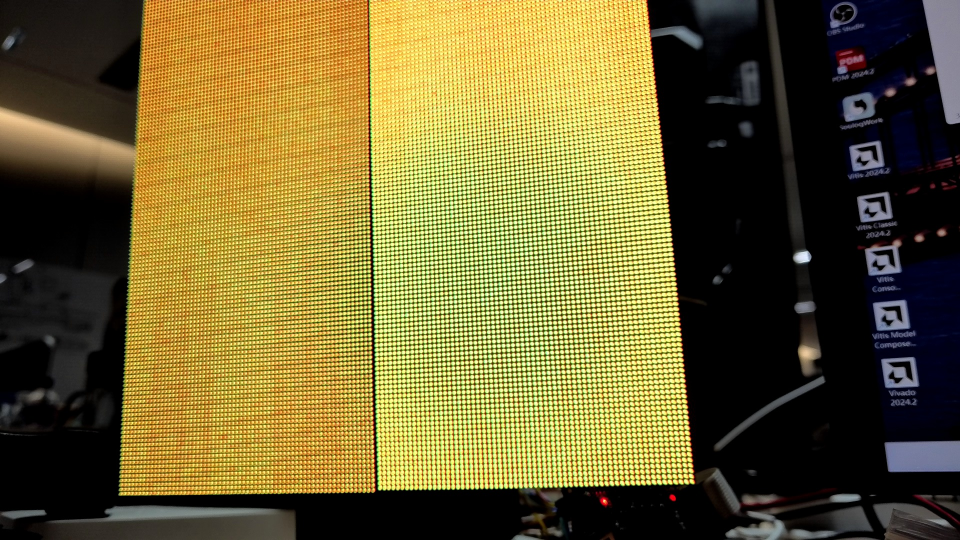
#> input picture tools/_test_GREEN.jpg, 1920 x 1080 px (shown at 1/2 size)
$ python _roi_one.py _test_GREEN.jpg
#> lines starting #> are read from the running program, lines starting #| are printed output that depends on the picture
import cv2, numpy as np, sys
img=cv2.imread(sys.argv[1]).astype(float)
LB=(slice(150,850),slice(780,1140)); RB=(slice(150,850),slice(1320,1680))
l,r=img[LB],img[RB]
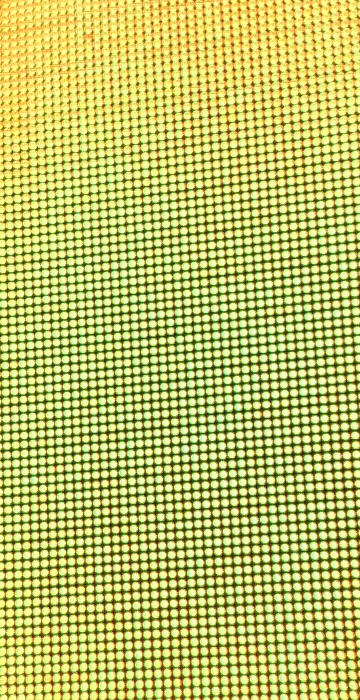
#> l: shape (700, 360, 3) float64; mean B, G, R 98.6, 191.2, 187
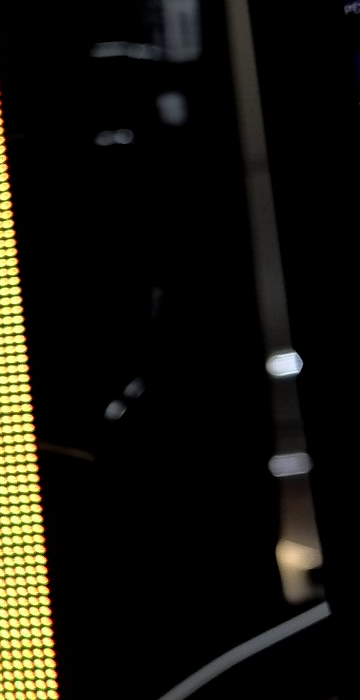
#> r: shape (700, 360, 3) float64; mean B, G, R 12.5, 19.8, 20.8
lb,lg,lr=[l[:,:,i].mean() for i in range(3)]
#> lb = 98.57; lg = 191.2; lr = 187
rb,rg,rr=[r[:,:,i].mean() for i in range(3)]
#> rb = 12.51; rg = 19.79; rr = 20.79
print(f'L BGR=({lb:.0f},{lg:.0f},{lr:.0f})  R BGR=({rb:.0f},{rg:.0f},{rr:.0f})  L/R(gray)={l.mean()/r.mean():.2f}  L/R(G)={lg/rg:.2f}')
#| L BGR=(99,191,187)  R BGR=(13,20,21)  L/R(gray)=8.98  L/R(G)=9.66

$ run again, on tools/_chess_now.jpg
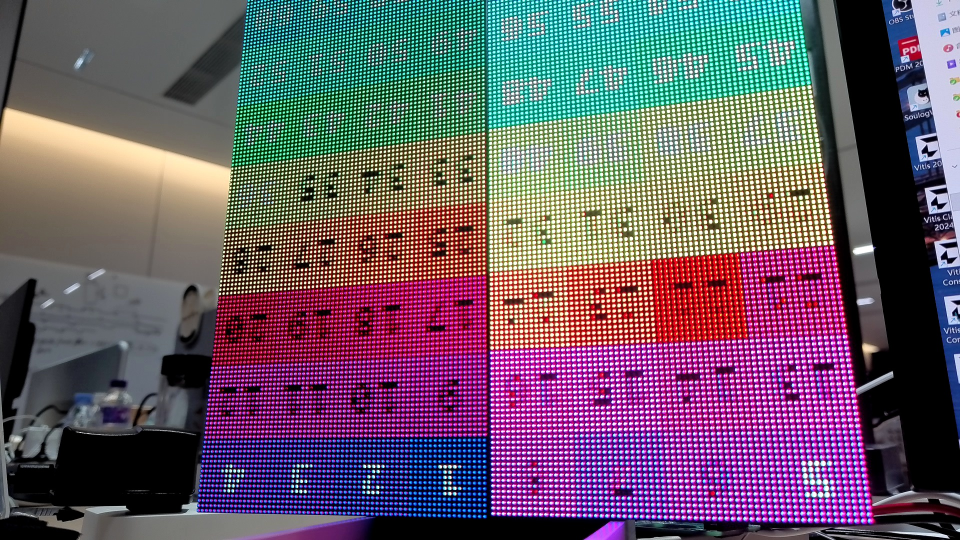
#> input picture tools/_chess_now.jpg, 1920 x 1080 px (shown at 1/2 size)
#> `l,r=img[LB],img[RB]`:
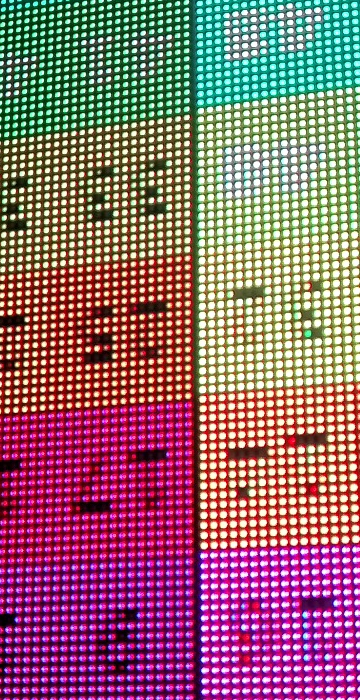
#> l: shape (700, 360, 3) float64; mean B, G, R 113, 105.3, 147.4
#> `l,r=img[LB],img[RB]`:
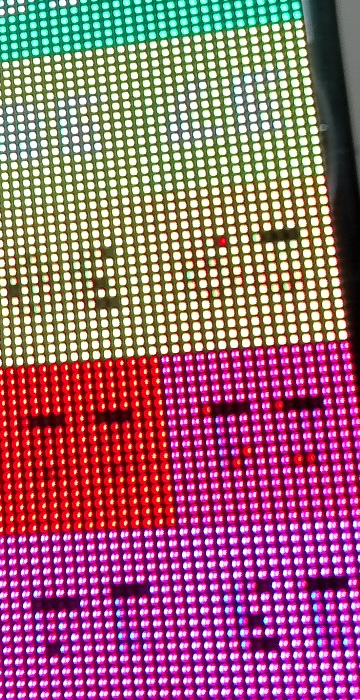
#> r: shape (700, 360, 3) float64; mean B, G, R 119.1, 102.3, 157.9
#> lb = 113; lg = 105.3; lr = 147.4
#> rb = 119.1; rg = 102.3; rr = 157.9
#| L BGR=(113,105,147)  R BGR=(119,102,158)  L/R(gray)=0.96  L/R(G)=1.03

$ run again, on tools/_gd_low.jpg
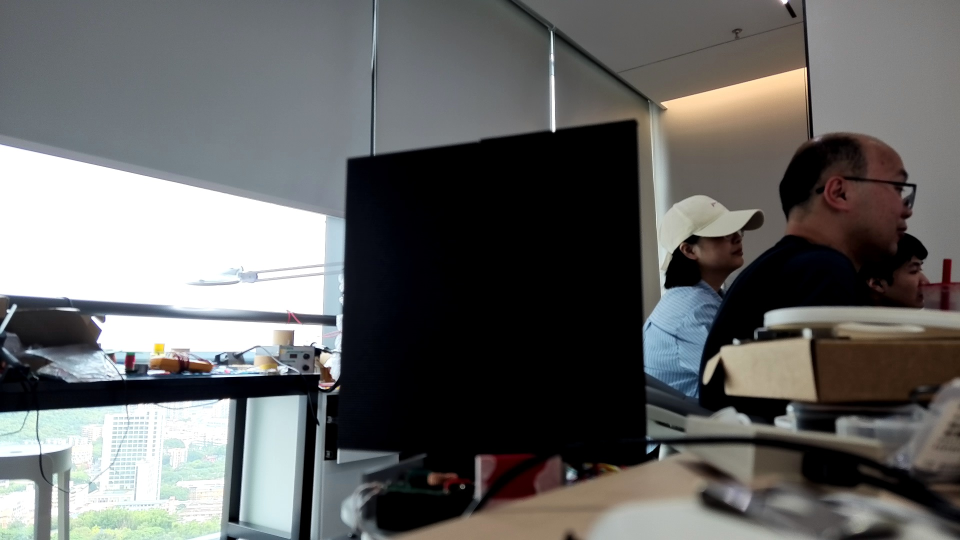
#> input picture tools/_gd_low.jpg, 1920 x 1080 px (shown at 1/2 size)
#> `l,r=img[LB],img[RB]`:
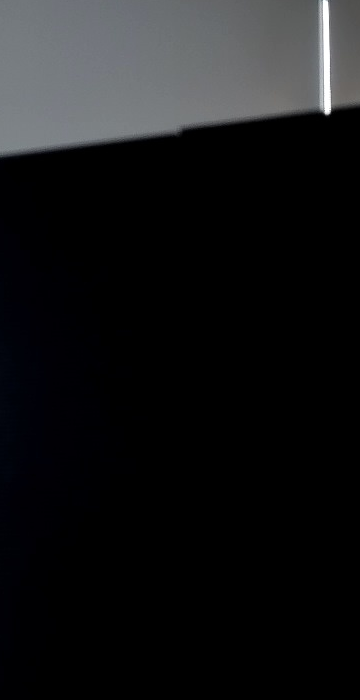
#> l: shape (700, 360, 3) float64; mean B, G, R 23.3, 22.1, 21.5
#> `l,r=img[LB],img[RB]`:
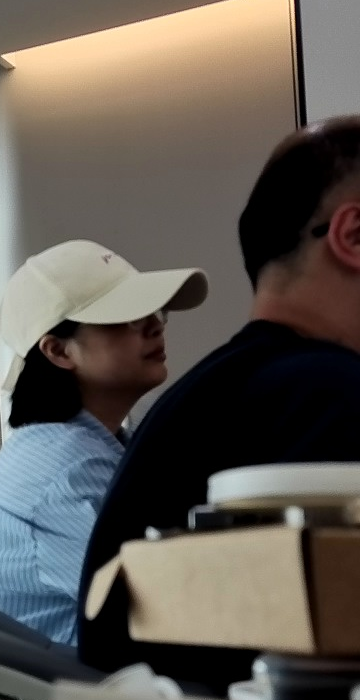
#> r: shape (700, 360, 3) float64; mean B, G, R 82.2, 89.1, 95.1
#> lb = 23.32; lg = 22.07; lr = 21.52
#> rb = 82.22; rg = 89.1; rr = 95.08
#| L BGR=(23,22,22)  R BGR=(82,89,95)  L/R(gray)=0.25  L/R(G)=0.25
